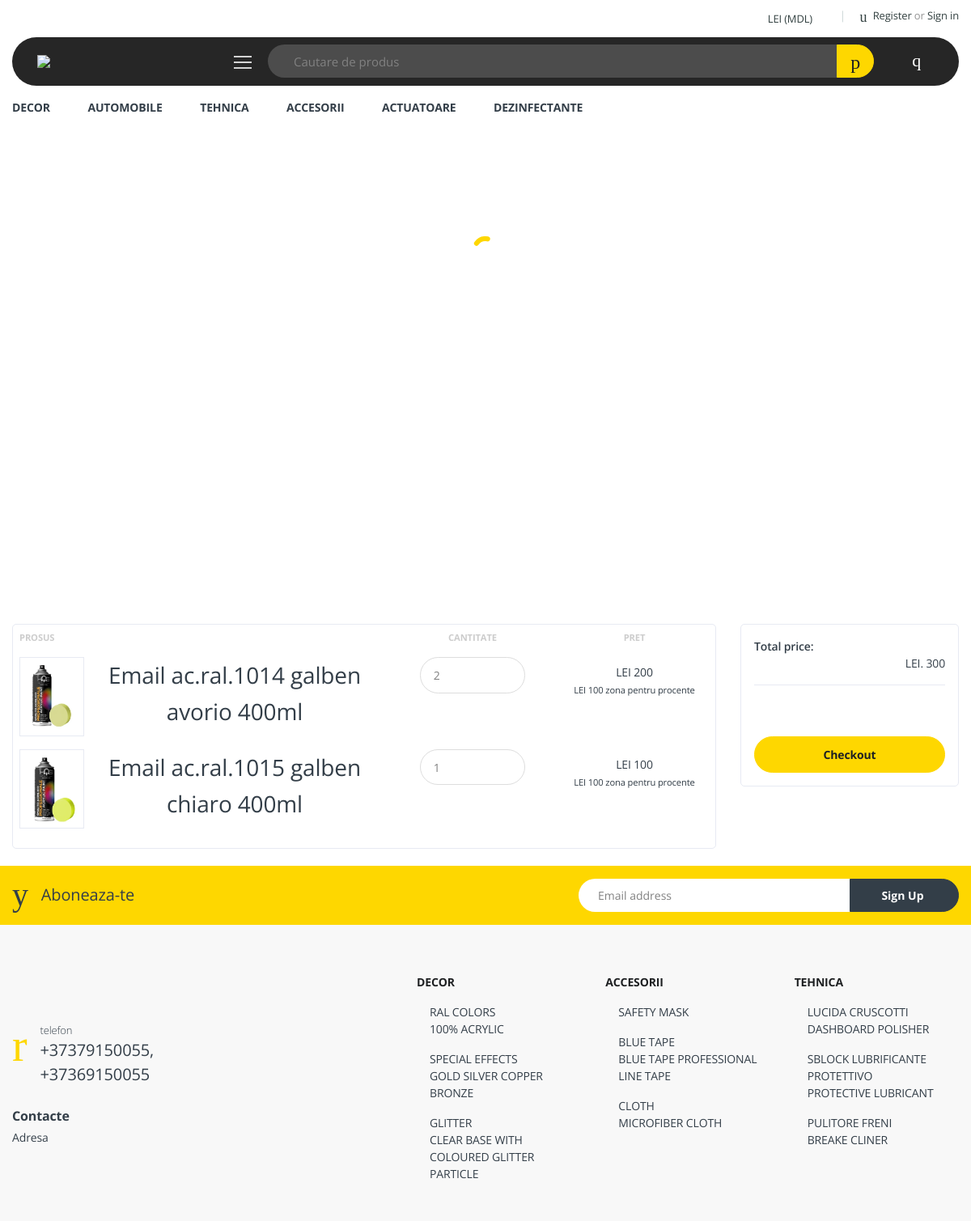
The app's page /cart/ (signed in) with its own data.
### cart/models.py (models this page shows, shortened)
class CartItem(models.Model):
    user = models.ForeignKey(Account, on_delete=models.CASCADE ,null=True)
    product = models.ForeignKey(Product, on_delete=models.CASCADE)
    cart = models.ForeignKey(Cart, on_delete=models.CASCADE, null=True)
    quantity = models.IntegerField()
    is_active = models.BooleanField(default=True)
    date_created = models.DateTimeField(auto_now=True)
    def sub_total(self):
        return self.product.price *self.quantity

### store/models.py (models this page shows, shortened)
class Product(models.Model):
    product_name = models.CharField(max_length=100)
    slug = models.SlugField(max_length=100, unique=True)
    description = models.TextField(max_length=2000,blank=True)
    price = models.IntegerField()
    image = models.ImageField(upload_to='products/photos',default="default.png")
    is_available = models.BooleanField(default=True)
    category = models.ForeignKey(Category, on_delete=models.CASCADE)
    created_date  = models.DateTimeField(auto_now_add=True)
    modified_date = models.DateTimeField(auto_now=True)
    class Meta:
        ordering = ('-created_date',)
    def __str__(self):
        return self.product_name

### cart/views.py (the view)
# urls.py: path('', views.cart, name='cart'),
def cart(request, total=0, quantity=0,cart_items=None):
    try:
        if request.user.is_authenticated:
            cart_items = CartItem.objects.filter(user =request.user, is_active=True)
        else:
           cart = Cart.objects.get(cart_id=_cart_id(request))
           cart_items = CartItem.objects.filter(cart=cart, is_active=True)
        for cart_item in cart_items:
            total +=(cart_item.product.price *cart_item.quantity)
            quantity += cart_item.quantity
    except ObjectDoesNotExist:
        pass
    context ={
        'total': total,
        'quantity': quantity,
        'cart_items': cart_items,
    }
    return render(request, 'store/cart.html',context)

### cart/context_processors.py (called while the page is built)
def counter(request):
    cart_count = 0
    if 'admin' in request.path:
        return {}
    else :
       try:
            cart = Cart.objects.filter(cart_id=_cart_id(request))
            if request.user.is_authenticated:
                cart_items = CartItem.objects.all().filter(user=request.user)
            else:
               cart_items = CartItem.objects.all().filter(cart=cart[:1])
            for cart_item in cart_items:
                  cart_count = cart_count + cart_item.quantity
       except Cart.DoesNotExist:
           cart_count = 0
    return dict(cart_count=cart_count)

### cart/views.py (called while the page is built)
def _cart_id(request):
    cart = request.session.session_key
    if not cart:
        cart = request.session.create()
    return cart

### category/context_processors.py (called while the page is built)
def menu_links(request):
    links = Category.objects.all()
    return dict(links=links)

### store/templates/store/cart.html (shortened to what this page needs)
{% extends "base.html" %}
{% load static %}
{% block content %}
<main class="offcanvas-enabled" style="padding-top: 8rem;">
  <section class="ps-lg-4 pe-lg-3 pt-4">
    <div class="container">
      {% if not cart_items %}
      <h2>Cartul este gol</h2>
      <br />
      <div class="text-center">
        <a href="{%url 'store'%}" class="btn btn-primary">Continua cumparaturile</a>
      </div>
      {%else%}
      <div class="row">
        <aside class="col-lg-9">
          <div class="card">
            <table class="table table-borderless table-shopping-cart">
              <thead class="text-muted">
                <tr class="small text-uppercase">
                  <th scope="col">Prosus</th>
                  <th scope="col" width="200" class="text-center">Cantitate</th>
                  <th scope="col" width="200" class="text-center">Pret</th>
                </tr>
              </thead>
              <tbody>
                {% for cart_item in cart_items %}
                <tr>
                  <td>
                    <div class="d-block d-sm-flex text-center text-sm-start">
                      <img src="{{cart_item.product.image.url}}" width="80" alt="Product" class="border border-accent rounded-3"></a>
                      <h3 class="fs-base mb-2 ps-3" style="line-height: 1.6;">{{cart_item.product}}</a></h3>
                    </div>
                  </td>
                  <td class="text-center">
                    <div class="d-flex ">
                      <div class="my-auto">
                        <a class="button4 "  type="button"
                          href="{%url 'remove_cart' cart_item.product.id%}">
                         <i class="fa fa-minus" aria-hidden="true"></i>
                        </a>
                      </div>
                      <input type="text" class="form-control mx-3" value="{{cart_item.quantity}}" />
                      <div class="my-auto">
                        <a href="{%url 'add-cart' cart_item.product.id%}" class="button4" type="button"> <i
                            class="fa fa-plus" aria-hidden="true"></i>
</a>
                      </div>
                    </div>
                    <br>
                  </td>
                  <td class="text-center">
                    <div class="fs-lg text-accent pt-2">LEI {{ cart_item.sub_total }}</div>
                    <small>LEI {{cart_item.product.price}} zona pentru procente</small>
                  </td>
                  {% endfor %}
                </tr>
              </tbody>
            </table>
          </div>
        </aside>
        <aside class="col-lg-3">
          <div class="card">
            <div class="card-body">
              <dl class="dlist-align">
                <dt>Total price:</dt>
                <dd class="text-right">LEI. {{total}}</dd>
              </dl>
              <hr />
              <p class="text-center mb-3">
                <br>
              </p>
              <a class="btn btn-primary btn-shadow d-block w-100 mt-4" href="{%url 'checkout'%}">Checkout</a>
            </div>
          </div>
        </aside>
      </div>
      {% endif %}
    </div>
  </section>
</main>
<br>
{% endblock content %}

### store/templates/store/cart.html (style rules this page uses)
.button4 { border-radius: 12px; border: none; }

### records on screen
CartItem: product.image (picture), product "Email ac.ral.1014 galben avorio 400ml", quantity "2", sub_total "200", product.price "100"
CartItem: product.image (picture), product "Email ac.ral.1015 galben chiaro 400ml", quantity "1", sub_total "100", product.price "100"

### other values on screen
{{ total }} "300"
